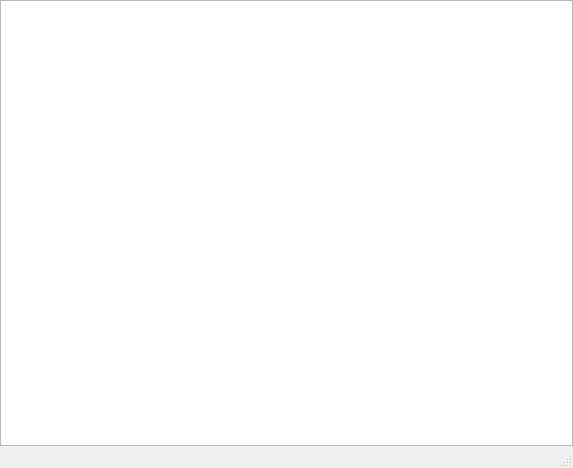
<?xml version="1.0" encoding="UTF-8"?>
<ui version="4.0">
 <class>ProjectsTree</class>
 <widget class="QMainWindow" name="ProjectsTree">
  <property name="geometry">
   <rect>
    <x>0</x>
    <y>0</y>
    <width>573</width>
    <height>468</height>
   </rect>
  </property>
  <property name="windowTitle">
   <string>Project Tree</string>
  </property>
  <property name="statusTip">
   <string comment="asdf" extracomment="This is a status tip."/>
  </property>
  <widget class="QWidget" name="centralwidget">
   <layout class="QVBoxLayout">
    <property name="spacing">
     <number>0</number>
    </property>
    <property name="margin">
     <number>0</number>
    </property>
    <item>
     <widget class="MyTreeView" name="view">
      <property name="alternatingRowColors">
       <bool>true</bool>
      </property>
      <property name="selectionBehavior">
       <enum>QAbstractItemView::SelectRows</enum>
      </property>
      <property name="horizontalScrollMode">
       <enum>QAbstractItemView::ScrollPerPixel</enum>
      </property>
      <property name="animated">
       <bool>false</bool>
      </property>
      <property name="allColumnsShowFocus">
       <bool>true</bool>
      </property>
     </widget>
    </item>
   </layout>
  </widget>
  <widget class="QStatusBar" name="statusbar">
   <property name="toolTip">
    <string comment="asdf" extracomment="This is a tool tip."/>
   </property>
   <property name="statusTip">
    <string extracomment="This is a status tip."/>
   </property>
   <property name="whatsThis">
    <string extracomment="What is this?"/>
   </property>
   <property name="accessibleName">
    <string extracomment="two"/>
   </property>
   <property name="accessibleDescription">
    <string extracomment="one"/>
   </property>
  </widget>
  <action name="exitAction">
   <property name="text">
    <string>E&amp;xit</string>
   </property>
   <property name="shortcut">
    <string>Ctrl+Q</string>
   </property>
  </action>
  <action name="insertRowAction">
   <property name="text">
    <string>Insert Row</string>
   </property>
   <property name="shortcut">
    <string>Ctrl+I, R</string>
   </property>
  </action>
  <action name="removeRowAction">
   <property name="text">
    <string>Remove Row</string>
   </property>
   <property name="shortcut">
    <string>Ctrl+R, R</string>
   </property>
  </action>
  <action name="insertColumnAction">
   <property name="text">
    <string>Insert Column</string>
   </property>
   <property name="shortcut">
    <string>Ctrl+I, C</string>
   </property>
  </action>
  <action name="removeColumnAction">
   <property name="text">
    <string>Remove Column</string>
   </property>
   <property name="shortcut">
    <string>Ctrl+R, C</string>
   </property>
  </action>
  <action name="insertChildAction">
   <property name="text">
    <string>Insert Child</string>
   </property>
   <property name="shortcut">
    <string>Ctrl+N</string>
   </property>
  </action>
 </widget>
 <customwidgets>
  <customwidget>
   <class>MyTreeView</class>
   <extends>QTreeView</extends>
   <header>mytreeview.h</header>
  </customwidget>
 </customwidgets>
 <resources/>
 <connections/>
</ui>
